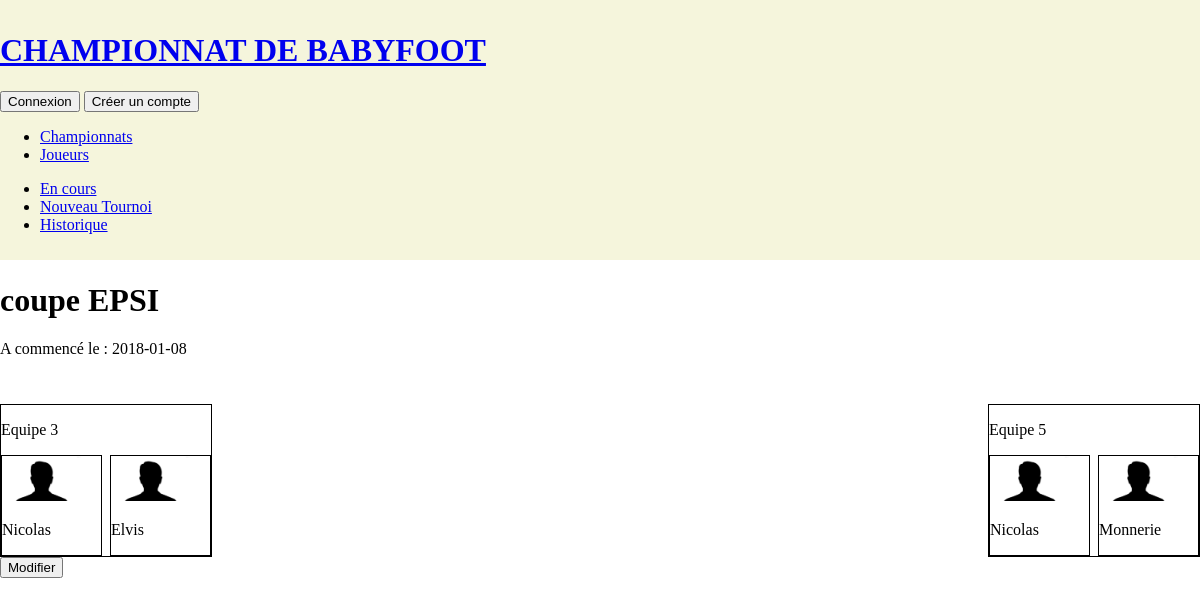
The app's page /championnat.php?idC=2 with its own data.
### tables this page shows
CREATE TABLE IF NOT EXISTS `competitions` (
  `id_competition` int(11) NOT NULL AUTO_INCREMENT,
  `nomChamp` varchar(25) DEFAULT NULL,
  `nbreJoueurs` int(25) NOT NULL,
  `terminee` tinyint(1) NOT NULL DEFAULT '0',
  `dateDebut` date NOT NULL,
  PRIMARY KEY (`id_competition`)
);

CREATE TABLE IF NOT EXISTS `equipes` (
  `id_Equipe` int(11) NOT NULL AUTO_INCREMENT,
  `joueur1` int(11) NOT NULL,
  `joueur2` int(11) NOT NULL,
  `id_compet` int(11) NOT NULL,
  PRIMARY KEY (`id_Equipe`),
  KEY `fk_joueur1` (`joueur1`),
  KEY `fk_joueur2` (`joueur2`),
  KEY `FK_EquipeCompet` (`id_compet`)
);

CREATE TABLE IF NOT EXISTS `joueurs` (
  `id_Joueur` int(25) NOT NULL AUTO_INCREMENT,
  `nom` varchar(255) NOT NULL,
  `prenom` varchar(255) NOT NULL,
  `surnom` varchar(255) NOT NULL,
  `password` varchar(255) NOT NULL,
  `meilleureperformance` varchar(255) DEFAULT NULL,
  `defaut` varchar(255) DEFAULT NULL,
  `qualité` varchar(255) DEFAULT NULL,
  `photo` varchar(255) DEFAULT 'img/photo_default.png',
  `victoireChamp` int(25) DEFAULT NULL,
  PRIMARY KEY (`id_Joueur`)
);

### championnat.php (the view, shortened to what this page needs)
<?php session_start();
include'include/connexionBdd.php';
$listeCompet = $bdd->query('SELECT * FROM competitions ORDER BY dateDebut DESC');
$detailCompet = $bdd->prepare('SELECT * FROM competitions WHERE competitions.id_competition = ?');
$reqCencours = $bdd->query('SELECT * FROM competitions WHERE terminee = 0 ORDER BY dateDebut DESC ');
$reqEquipes = $bdd->prepare('SELECT id_Equipe, J1.id_Joueur AS J1id, J2.id_Joueur AS J2id, equipes.id_Equipe, J1.prenom AS J1p, J2.prenom AS J2p, J1.photo AS J1img ,J2.photo AS J2img FROM equipes JOIN joueurs AS J1 ON equipes.joueur1 = J1.id_Joueur JOIN joueurs AS J2 ON equipes.joueur2 = J2.id_Joueur WHERE equipes.id_compet = ?');
?>
<!doctype html>
<html>
    <head>
        <link rel="stylesheet" type="text/css" href="css/style.css" />
    </head>
    <body>
        <header>
			<div class="wrap">
            	<?php include'include/banniere.php' ?>
				<nav>
					<?php include'include/navChamp.php'?>
				</nav>
			</div>
        </header>
        <div id="content">
			<div class="wrap">
                <?php
                if(!isset($_GET['idC']) && !isset($_GET['comp'])){
                    if(!isset($_GET['histo'])){
                        ?>
                        <h1>CHAMPIONNATS EN COURS</h1>
                        <?php
                        while ($donnees = $reqCencours->fetch()) {
                            ?>
                            <a href="championnat.php?idC=<?php echo $donnees['id_competition']; ?>"><?php echo($donnees['nomChamp']); ?></a>
                            <p id="dateDebut">commencée le <?php echo $donnees['dateDebut']; ?></p>
                            <?php
                        }
                    }
                    else if(isset($_GET['histo'])){
                        ?>
                        <h1>HISTORIQUE DES CHAMPIONNATS</h1>
                        <?php
                        while ($donnees = $listeCompet->fetch()) {
                            ?>
                            <a href="championnat.php?idC=<?php echo $donnees['id_competition']; ?>"><?php echo($donnees['nomChamp']); ?></a>
                            <p id="dateDebut">commencée le <?php echo $donnees['dateDebut']; ?></p>
                            <?php
                        }
                    }
                    $listeCompet->closeCursor();
                }
                else if(isset($_GET['idC'])){
                    $detailCompet->execute(array($_GET['idC']));
                    while($donnees = $detailCompet->fetch()){
                    ?>
                    <h1><?php echo($donnees['nomChamp']);?></h1>
                        <p>A commencé le : <?php echo($donnees['dateDebut']);?></p>
                    <div class="competX">
                        <div class="iconeEquipes">
                            <?php
                            $reqEquipes->execute(array($_GET['idC']));
                            while($donnees4 = $reqEquipes->fetch()){
                                ?>
                                <div class="iconeEquipe">
                                    <p>Equipe <?php echo($donnees4['id_Equipe']);?></p>
                                    <div class="iconeJoueurs">
                                        <div class="iconeJoueur">
                                            <a href="joueurs.php?idJ=<?php echo($donnees4['J1id']);?>"><img src="<?php echo($donnees4['J1img']);?>" /></a>
                                            <p><?php echo($donnees4['J1p']);?></p>
                                        </div>
                                        <div class="iconeJoueur">
                                            <a href="joueurs.php?idJ=<?php echo($donnees4['J2id']);?>"><img src="<?php echo($donnees4['J2img']);?>" /></a>
                                            <p><?php echo($donnees4['J2p']);?></p>
                                        </div>
                                    </div>
                                </div>
                                <?php
                            }
                            ?>
                        </div>
                    </div>
                    <a href="modifChampionnat.php?modif=<?php echo($_GET['idC']);?>"><button id="boutonModif">Modifier</button></a>
                    <?php
                    }
            }
            ?>
			</div>
        </div>
    </body>
</html>

### css/style.css (style rules this page uses)
body { margin: 0; }
.wrap { max-width: 1200px; margin :0 auto; }
header { background-color: beige; padding-bottom: 0.67em; }
.iconeEquipe img { width: 80px; }
.iconeEquipe { display: flex; border: solid 1px black; flex-direction: column; width: 210px; }
.iconeJoueurs { display: flex; flex-direction: row; justify-content: space-between; }
.iconeJoueur { border: 1px solid black; width: 99px; }
#boutonModif { margin: auto; }
.iconeEquipes { display: flex; justify-content: space-between; }

### records on screen
competitions: nomChamp "coupe EPSI", dateDebut "2018-01-08"
equipes: id_Equipe "3", joueurs.photo (placeholder picture), joueurs.prenom "Nicolas", joueurs.prenom "Elvis"
equipes: id_Equipe "5", joueurs.photo (placeholder picture), joueurs.prenom "Nicolas", joueurs.prenom "Monnerie"
